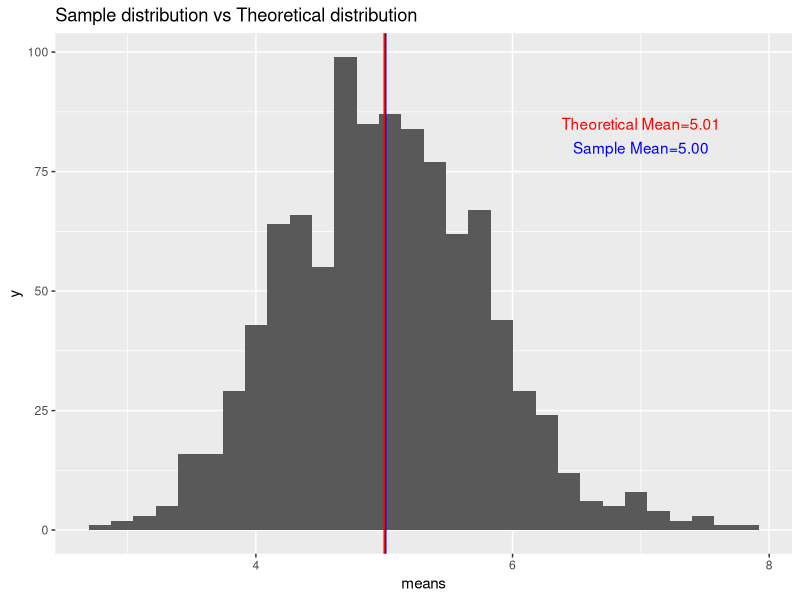
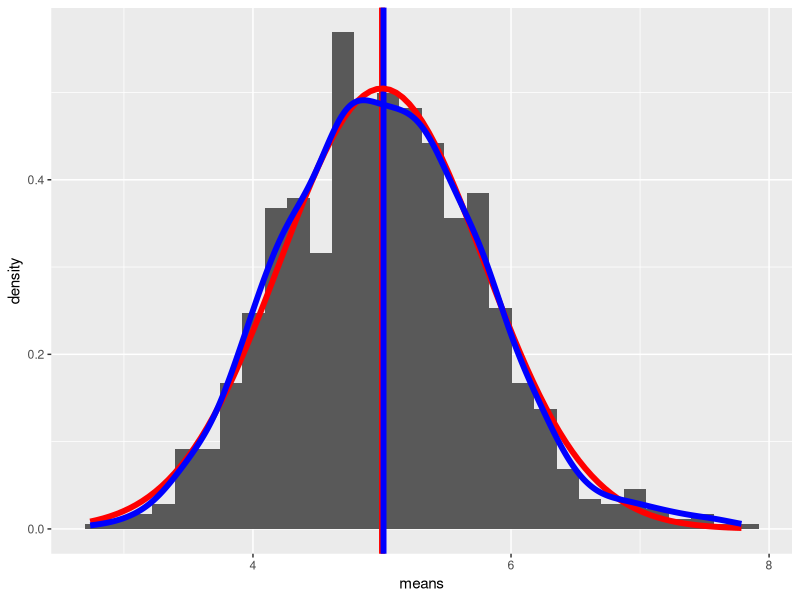

These figures' R source, in order:
## ---- chunk 1
knitr::opts_chunk$set(echo = TRUE)
## ---- chunk 2
library(ggplot2)
lambda<-0.2
n<-40
number<-1000

set.seed(123)
exponential<-matrix(data=rexp(n*number,lambda),nrow=number)
exponential_mean<-data.frame(means=apply(exponential,1,mean))
mu<-1/lambda
mean1<-mean(exponential_mean$means)

g<-ggplot(data=exponential_mean,aes(x=means))
g+geom_histogram(bins=30)+
        labs(title="Sample distribution vs Theoretical distribution")+
        geom_vline(xintercept=mu,color='red')+
        geom_vline(xintercept=mean1,color='blue')+
        annotate('text',x=7,y=80,label='Sample Mean=5.00',color='blue')+
        annotate('text',x=7,y=85,label='Theoretical Mean=5.01',color='red')
## ---- chunk 3
print(mu)
print(mean1)
## ---- chunk 4
sd1<-sd(exponential_mean$means)
var1<-var(exponential_mean$means)
sd<-1/lambda/sqrt(n)
var<-sd^2

print(var)
print(var1) 

## ---- chunk 5
## Sample Mean vs. Theoretical Mean
g+geom_histogram(bins=30,aes(y=..density..))+
        geom_vline(xintercept=mu,size=2,color="red")+
        geom_vline(xintercept=mean1,size=2,color="blue")+
        stat_function(fun=dnorm,args=list(mean=mu,sd=sd),size=2,color="red")+
        geom_density(size=2,color="blue")
